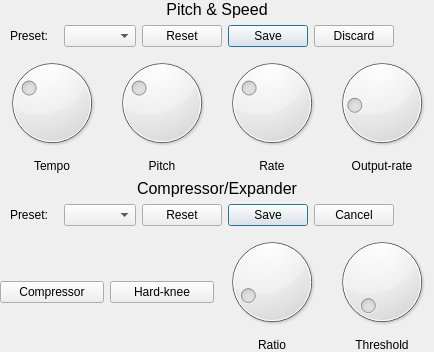
     <widget class="QWidget" name="compressorPitchTab_2">
      <attribute name="title">
       <string>Pitch &amp;&amp; Compressor</string>
      </attribute>
      <layout class="QGridLayout" name="gridLayout_9">
       <property name="leftMargin">
        <number>0</number>
       </property>
       <property name="topMargin">
        <number>0</number>
       </property>
       <property name="rightMargin">
        <number>0</number>
       </property>
       <property name="bottomMargin">
        <number>0</number>
       </property>
       <item row="4" column="0">
        <layout class="QHBoxLayout" name="compressorSettingsLayout_2">
         <item>
          <spacer name="compressorPitchHSpacer_7">
           <property name="orientation">
            <enum>Qt::Horizontal</enum>
           </property>
           <property name="sizeType">
            <enum>QSizePolicy::Fixed</enum>
           </property>
           <property name="sizeHint" stdset="0">
            <size>
             <width>10</width>
             <height>20</height>
            </size>
           </property>
          </spacer>
         </item>
         <item>
          <widget class="QLabel" name="compressorPresetLabel_2">
           <property name="text">
            <string>Preset:</string>
           </property>
          </widget>
         </item>
         <item>
          <spacer name="compressorPitchHSpacer_8">
           <property name="orientation">
            <enum>Qt::Horizontal</enum>
           </property>
           <property name="sizeType">
            <enum>QSizePolicy::Fixed</enum>
           </property>
           <property name="sizeHint" stdset="0">
            <size>
             <width>10</width>
             <height>20</height>
            </size>
           </property>
          </spacer>
         </item>
         <item>
          <widget class="QComboBox" name="compressorPresetComboBox_2">
           <property name="focusPolicy">
            <enum>Qt::TabFocus</enum>
           </property>
          </widget>
         </item>
         <item>
          <widget class="QDialogButtonBox" name="buttonBox_2">
           <property name="sizePolicy">
            <sizepolicy hsizetype="Fixed" vsizetype="Fixed">
             <horstretch>0</horstretch>
             <verstretch>0</verstretch>
            </sizepolicy>
           </property>
           <property name="standardButtons">
            <set>QDialogButtonBox::Cancel|QDialogButtonBox::Reset|QDialogButtonBox::Save</set>
           </property>
           <property name="centerButtons">
            <bool>true</bool>
           </property>
          </widget>
         </item>
         <item>
          <spacer name="compressorPitchHSpacer_9">
           <property name="orientation">
            <enum>Qt::Horizontal</enum>
           </property>
           <property name="sizeHint" stdset="0">
            <size>
             <width>40</width>
             <height>20</height>
            </size>
           </property>
          </spacer>
         </item>
        </layout>
       </item>
       <item row="0" column="0">
        <widget class="QLabel" name="compressorPitchPitchSpeedLabel_2">
         <property name="font">
          <font>
           <pointsize>12</pointsize>
          </font>
         </property>
         <property name="text">
          <string>Pitch &amp; Speed</string>
         </property>
         <property name="alignment">
          <set>Qt::AlignCenter</set>
         </property>
        </widget>
       </item>
       <item row="3" column="0">
        <widget class="QLabel" name="compressorPitchCompressorExpanderLabel_2">
         <property name="font">
          <font>
           <pointsize>12</pointsize>
          </font>
         </property>
         <property name="text">
          <string>Compressor/Expander</string>
         </property>
         <property name="alignment">
          <set>Qt::AlignCenter</set>
         </property>
        </widget>
       </item>
       <item row="2" column="0">
        <layout class="QHBoxLayout" name="pitchDialLayout_2">
         <item>
          <layout class="QVBoxLayout" name="pitchTempoLayout_2">
           <item>
            <widget class="QDial" name="pitchTempoDial_2">
             <property name="focusPolicy">
              <enum>Qt::TabFocus</enum>
             </property>
             <property name="toolTip">
              <string>Audio stream tempo</string>
             </property>
             <property name="whatsThis">
              <string/>
             </property>
             <property name="accessibleDescription">
              <string/>
             </property>
             <property name="minimum">
              <number>1</number>
             </property>
             <property name="maximum">
              <number>30</number>
             </property>
             <property name="pageStep">
              <number>1</number>
             </property>
             <property name="value">
              <number>10</number>
             </property>
            </widget>
           </item>
           <item>
            <widget class="QLabel" name="pitchTempoLabel_2">
             <property name="text">
              <string>Tempo</string>
             </property>
             <property name="alignment">
              <set>Qt::AlignCenter</set>
             </property>
            </widget>
           </item>
          </layout>
         </item>
         <item>
          <layout class="QVBoxLayout" name="pitchPitchLayout_2">
           <item>
            <widget class="QDial" name="pitchPitchDial_2">
             <property name="focusPolicy">
              <enum>Qt::TabFocus</enum>
             </property>
             <property name="toolTip">
              <string>Audio stream pitch</string>
             </property>
             <property name="minimum">
              <number>1</number>
             </property>
             <property name="maximum">
              <number>30</number>
             </property>
             <property name="pageStep">
              <number>1</number>
             </property>
             <property name="value">
              <number>10</number>
             </property>
            </widget>
           </item>
           <item>
            <widget class="QLabel" name="pitchPitchLabel_2">
             <property name="text">
              <string>Pitch</string>
             </property>
             <property name="alignment">
              <set>Qt::AlignCenter</set>
             </property>
            </widget>
           </item>
          </layout>
         </item>
         <item>
          <layout class="QVBoxLayout" name="pitchRateLayout_2">
           <item>
            <widget class="QDial" name="pitchRateDial_2">
             <property name="focusPolicy">
              <enum>Qt::TabFocus</enum>
             </property>
             <property name="toolTip">
              <string>Audio stream rate</string>
             </property>
             <property name="minimum">
              <number>1</number>
             </property>
             <property name="maximum">
              <number>30</number>
             </property>
             <property name="pageStep">
              <number>1</number>
             </property>
             <property name="value">
              <number>10</number>
             </property>
            </widget>
           </item>
           <item>
            <widget class="QLabel" name="pitchRateLabel_2">
             <property name="text">
              <string>Rate</string>
             </property>
             <property name="alignment">
              <set>Qt::AlignCenter</set>
             </property>
            </widget>
           </item>
          </layout>
         </item>
         <item>
          <layout class="QVBoxLayout" name="pitchOutputRateLayout_2">
           <item>
            <widget class="QDial" name="pitchOutputRateDial_2">
             <property name="focusPolicy">
              <enum>Qt::TabFocus</enum>
             </property>
             <property name="toolTip">
              <string>Output rate on downstream segment events</string>
             </property>
             <property name="minimum">
              <number>1</number>
             </property>
             <property name="maximum">
              <number>50</number>
             </property>
             <property name="pageStep">
              <number>1</number>
             </property>
             <property name="value">
              <number>10</number>
             </property>
            </widget>
           </item>
           <item>
            <widget class="QLabel" name="pitchOutputRateLabel_2">
             <property name="text">
              <string>Output-rate</string>
             </property>
             <property name="alignment">
              <set>Qt::AlignCenter</set>
             </property>
            </widget>
           </item>
          </layout>
         </item>
        </layout>
       </item>
       <item row="5" column="0">
        <layout class="QHBoxLayout" name="compressorLayout_2">
         <property name="bottomMargin">
          <number>0</number>
         </property>
         <item>
          <widget class="QPushButton" name="pushButton_2">
           <property name="text">
            <string>Compressor</string>
           </property>
          </widget>
         </item>
         <item>
          <widget class="QPushButton" name="pushButton_3">
           <property name="text">
            <string>Hard-knee</string>
           </property>
          </widget>
         </item>
         <item>
          <layout class="QVBoxLayout" name="compressorRatioLayout_2">
           <item>
            <widget class="QDial" name="compressorRatioDial_2">
             <property name="focusPolicy">
              <enum>Qt::TabFocus</enum>
             </property>
             <property name="toolTip">
              <string>Ratio that should be applied</string>
             </property>
             <property name="maximum">
              <number>100</number>
             </property>
             <property name="pageStep">
              <number>1</number>
             </property>
             <property name="value">
              <number>10</number>
             </property>
            </widget>
           </item>
           <item>
            <widget class="QLabel" name="compressorRatioLabel_2">
             <property name="text">
              <string>Ratio</string>
             </property>
             <property name="alignment">
              <set>Qt::AlignCenter</set>
             </property>
            </widget>
           </item>
          </layout>
         </item>
         <item>
          <layout class="QVBoxLayout" name="compressorThresholdLayout_2">
           <item>
            <widget class="QDial" name="compressorThresholdDial_2">
             <property name="focusPolicy">
              <enum>Qt::TabFocus</enum>
             </property>
             <property name="toolTip">
              <string>Threshold until the filter is activated</string>
             </property>
             <property name="maximum">
              <number>10</number>
             </property>
             <property name="pageStep">
              <number>1</number>
             </property>
            </widget>
           </item>
           <item>
            <widget class="QLabel" name="compressorThresholdLabel_2">
             <property name="text">
              <string>Threshold</string>
             </property>
             <property name="alignment">
              <set>Qt::AlignCenter</set>
             </property>
            </widget>
           </item>
          </layout>
         </item>
        </layout>
       </item>
       <item row="1" column="0">
        <layout class="QHBoxLayout" name="pitchSettingsLayout_2">
         <item>
          <spacer name="compressorPitchHSpacer_10">
           <property name="orientation">
            <enum>Qt::Horizontal</enum>
           </property>
           <property name="sizeType">
            <enum>QSizePolicy::Fixed</enum>
           </property>
           <property name="sizeHint" stdset="0">
            <size>
             <width>10</width>
             <height>20</height>
            </size>
           </property>
          </spacer>
         </item>
         <item>
          <widget class="QLabel" name="pitchPresetLabel_2">
           <property name="text">
            <string>Preset:</string>
           </property>
          </widget>
         </item>
         <item>
          <spacer name="compressorPitchHSpacer_11">
           <property name="orientation">
            <enum>Qt::Horizontal</enum>
           </property>
           <property name="sizeType">
            <enum>QSizePolicy::Fixed</enum>
           </property>
           <property name="sizeHint" stdset="0">
            <size>
             <width>10</width>
             <height>20</height>
            </size>
           </property>
          </spacer>
         </item>
         <item>
          <widget class="QComboBox" name="pitchPresetComboBox_2">
           <property name="focusPolicy">
            <enum>Qt::TabFocus</enum>
           </property>
          </widget>
         </item>
         <item>
          <widget class="QDialogButtonBox" name="buttonBox">
           <property name="sizePolicy">
            <sizepolicy hsizetype="Fixed" vsizetype="Fixed">
             <horstretch>0</horstretch>
             <verstretch>0</verstretch>
            </sizepolicy>
           </property>
           <property name="orientation">
            <enum>Qt::Horizontal</enum>
           </property>
           <property name="standardButtons">
            <set>QDialogButtonBox::Discard|QDialogButtonBox::Reset|QDialogButtonBox::Save</set>
           </property>
           <property name="centerButtons">
            <bool>true</bool>
           </property>
          </widget>
         </item>
         <item>
          <spacer name="compressorPitchHSpacer_12">
           <property name="orientation">
            <enum>Qt::Horizontal</enum>
           </property>
           <property name="sizeHint" stdset="0">
            <size>
             <width>40</width>
             <height>20</height>
            </size>
           </property>
          </spacer>
         </item>
        </layout>
       </item>
      </layout>
     </widget>
